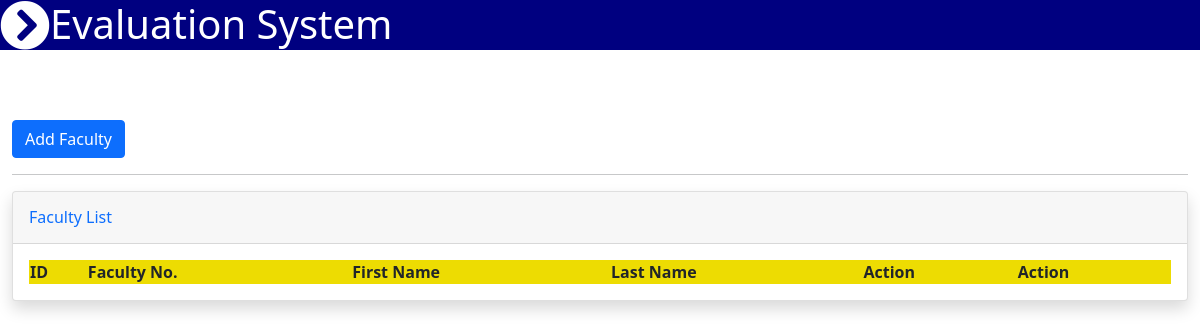
Page /faculty_list.php (signed in) on the earlier database version.
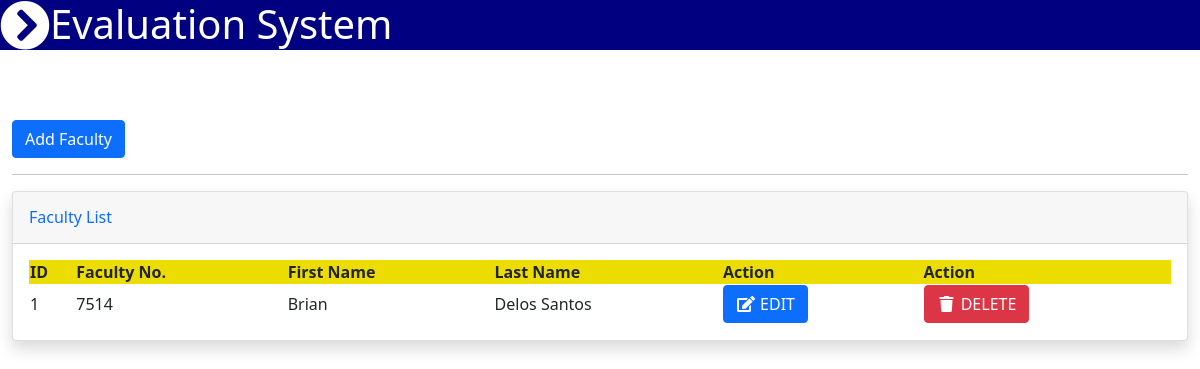
Same page on the later database version.
### tables this page shows
CREATE TABLE `faculties` (
  `id` int(30) NOT NULL,
  `fno` varchar(255) NOT NULL,
  `username` varchar(255) NOT NULL,
  `fname` varchar(255) NOT NULL,
  `lname` varchar(255) NOT NULL,
  `usertype` varchar(30) NOT NULL,
  `password` varchar(255) NOT NULL,
  `view` varchar(30) NOT NULL
);

### faculty_list.php (the view, shortened to what this page needs)
<?php include_once'navbar.php'; ?>
<body>
<div class="container-fluid py-5 my-5">
    <button type="button" class="btn btn-primary" data-bs-toggle="modal" data-bs-target="#staticBackdrop">
    Add Faculty
    </button>
    <hr>
<div class="card shadow mb-4">
<div class="card-header py-3">
    <h6 class="m-0 font-weight-bold text-primary">Faculty List</h6>
</div>
<div class="card-body">
    <div class="table-responsive">
    <?php
    include_once'koneksyon.php';
    $qryview = "SELECT * FROM faculties";
    $result = mysqli_query($koneksyon, $qryview);
    ?>
        <table class="display" id="myTable" width="100%" cellspacing="0">
            <thead style="background-color: #eddc02;">
                <tr>
                    <th>ID</th>
                    <th>Faculty No.</th>
                    <th>First Name</th>
                    <th>Last Name</th>
                    <th>Action</th>
                    <th>Action</th>
                </tr>
            </thead>
            <?php
            $no = 1;
            while($row = mysqli_fetch_array($result)) { ?>
                <tr>
                    <td><?php echo $no; ?></td>
                    <td><?php echo $row['fno']; ?></td>
                    <td><?php echo $row['fname']; ?></td>
                    <td><?php echo $row['lname']; ?></td>
                    <td><a type="button" class="btn btn-primary" href="viewedit-faculty.php?id=<?php echo $row['id']; ?>"><span class="fa fa-fw fa-edit"></span> EDIT</a></td>
                    <td><button class="btn btn-danger" type="button" onClick="deleteme(<?php echo $row['id']; ?>)" name="delete" ><span class="fa fa-fw fa-trash"></span> DELETE </button></td>
                </tr>
            <?php $no++; } ?>
        </table>
    </div>
</div>
</div>
</div>
</body>

Differences in the rows shown:
added faculties: fno "7514", fname "Brian", lname "Delos Santos"
